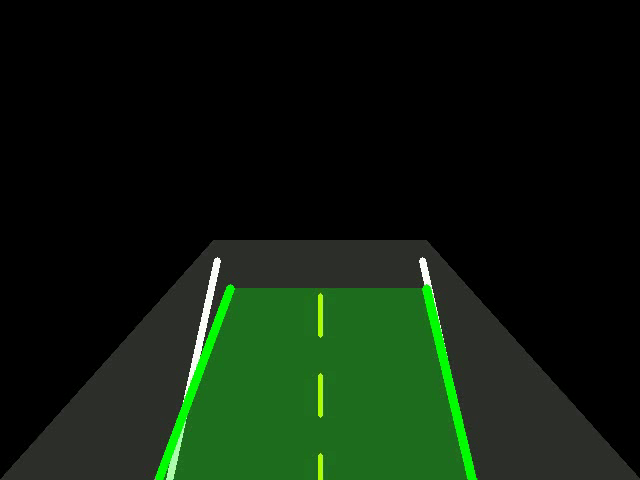
#> input picture frame 15 of output_lanes.avi, 640 x 480 px
$ python deteccion_carriles.py
#> lines starting #> are read from the running program, lines starting #| are printed output that depends on the picture; after the words box and inside, x2 and y2 are one past the last pixel; in counts of white or black regions, pixels touching at a corner belong together
"""
================================================================================
DETECCIÓN DE LÍNEAS DE CARRIL
Dataset: Udacity Self-Driving Car Nanodegree
================================================================================
Proyecto Individual - Fundamentos de la Visión por Computador
Universidad de Deusto
================================================================================
"""

import cv2
import numpy as np
import matplotlib.pyplot as plt
from collections import deque
import os
import time

class LaneDetector:
    """
    Detector de líneas de carril usando técnicas clásicas de visión por computador.

    Pipeline:
    1. Conversión a escala de grises
    2. Suavizado Gaussiano
    3. Detección de bordes (Canny)
    4. Región de Interés (ROI)
    5. Transformada de Hough
    6. Separación izquierda/derecha por pendiente
    7. Regresión lineal
    8. Suavizado temporal
    """

    def __init__(self, buffer_size=10):
        self.left_lines_buffer = deque(maxlen=buffer_size)
        self.right_lines_buffer = deque(maxlen=buffer_size)

        # Parámetros Canny
        self.canny_low = 50
        self.canny_high = 150

        # Parámetros Hough
        self.hough_rho = 2
        self.hough_theta = np.pi/180
        self.hough_threshold = 50
        self.hough_min_line_length = 40
        self.hough_max_line_gap = 100

    def process_frame(self, frame):
        """Procesa un frame completo del video."""
        height, width = frame.shape[:2]

        # 1. Escala de grises
        gray = cv2.cvtColor(frame, cv2.COLOR_BGR2GRAY)

        # 2. Suavizado Gaussiano
        blurred = cv2.GaussianBlur(gray, (5, 5), 0)

        # 3. Detección de bordes Canny
        edges = cv2.Canny(blurred, self.canny_low, self.canny_high)

        # 4. Región de interés (trapecio)
        mask = np.zeros_like(edges)
        vertices = np.array([[
            (int(width * 0.05), height),
            (int(width * 0.45), int(height * 0.6)),
            (int(width * 0.55), int(height * 0.6)),
            (int(width * 0.95), height)
        ]], dtype=np.int32)
        cv2.fillPoly(mask, vertices, 255)
        roi_edges = cv2.bitwise_and(edges, mask)

        # 5. Transformada de Hough
        lines = cv2.HoughLinesP(roi_edges, self.hough_rho, self.hough_theta,
                                self.hough_threshold, minLineLength=self.hough_min_line_length,
                                maxLineGap=self.hough_max_line_gap)

        # 6. Separar líneas izquierda/derecha
        left_lines, right_lines = [], []
        if lines is not None:
            for line in lines:
                x1, y1, x2, y2 = line[0]
                if x2 - x1 == 0:
                    continue
                slope = (y2 - y1) / (x2 - x1)
                if abs(slope) < 0.5:
                    continue
                if slope < 0 and (x1 + x2) / 2 < width / 2:
                    left_lines.append(line[0])
                elif slope > 0 and (x1 + x2) / 2 > width / 2:
                    right_lines.append(line[0])

        # 7. Ajustar líneas por regresión
        left_line = self._fit_line(left_lines, height)
        right_line = self._fit_line(right_lines, height)

        # 8. Suavizado temporal
        left_line = self._average_line(left_line, self.left_lines_buffer)
        right_line = self._average_line(right_line, self.right_lines_buffer)

        # Dibujar resultado
        result = self._draw_lanes(frame.copy(), left_line, right_line)

        return result, edges, roi_edges

    def _fit_line(self, lines, img_height):
        if not lines:
            return None
        points_x, points_y = [], []
        for x1, y1, x2, y2 in lines:
            points_x.extend([x1, x2])
            points_y.extend([y1, y2])
        if len(points_x) < 2:
            return None
        try:
            m, b = np.polyfit(points_x, points_y, 1)
            if m == 0:
                return None
            y_bottom, y_top = img_height, int(img_height * 0.6)
            x_bottom = int((y_bottom - b) / m)
            x_top = int((y_top - b) / m)
            return (x_bottom, y_bottom, x_top, y_top)
        except:
            return None

    def _average_line(self, current_line, buffer):
        if current_line is not None:
            buffer.append(current_line)
        if not buffer:
            return None
        return tuple(np.mean(buffer, axis=0).astype(int))

    def _draw_lanes(self, img, left_line, right_line):
        if left_line:
            cv2.line(img, (left_line[0], left_line[1]), (left_line[2], left_line[3]), (0, 255, 0), 10)
        if right_line:
            cv2.line(img, (right_line[0], right_line[1]), (right_line[2], right_line[3]), (0, 255, 0), 10)
        if left_line and right_line:
            pts = np.array([[left_line[0], left_line[1]], [left_line[2], left_line[3]],
                           [right_line[2], right_line[3]], [right_line[0], right_line[1]]], np.int32)
            overlay = img.copy()
            cv2.fillPoly(overlay, [pts], (0, 255, 0))
            img = cv2.addWeighted(overlay, 0.3, img, 0.7, 0)
        return img

    def reset(self):
        self.left_lines_buffer.clear()
        self.right_lines_buffer.clear()


def visualize_pipeline(frame, save_path='pipeline_visualization.png'):
    """Genera visualización de todas las etapas del pipeline."""
    detector = LaneDetector()
    height, width = frame.shape[:2]

    # Ejecutar cada paso
    gray = cv2.cvtColor(frame, cv2.COLOR_BGR2GRAY)
    blurred = cv2.GaussianBlur(gray, (5, 5), 0)
    edges = cv2.Canny(blurred, 50, 150)

    mask = np.zeros_like(edges)
    vertices = np.array([[
        (int(width * 0.05), height),
        (int(width * 0.45), int(height * 0.6)),
        (int(width * 0.55), int(height * 0.6)),
        (int(width * 0.95), height)
    ]], dtype=np.int32)
    cv2.fillPoly(mask, vertices, 255)
    roi_edges = cv2.bitwise_and(edges, mask)

    # Hough lines visualization
    lines = cv2.HoughLinesP(roi_edges, 2, np.pi/180, 50, minLineLength=40, maxLineGap=100)
    hough_img = np.zeros((height, width, 3), dtype=np.uint8)
    if lines is not None:
        for line in lines:
            x1, y1, x2, y2 = line[0]
            cv2.line(hough_img, (x1, y1), (x2, y2), (0, 255, 0), 2)

    result, _, _ = detector.process_frame(frame)

    # Crear figura
    fig, axes = plt.subplots(2, 4, figsize=(16, 8))
    fig.suptitle('Pipeline de Detección de Líneas de Carril - Dataset Udacity', fontsize=14, fontweight='bold')

    axes[0,0].imshow(cv2.cvtColor(frame, cv2.COLOR_BGR2RGB))
    axes[0,0].set_title('1. Imagen Original')
    axes[0,0].axis('off')

    axes[0,1].imshow(gray, cmap='gray')
    axes[0,1].set_title('2. Escala de Grises')
    axes[0,1].axis('off')

    axes[0,2].imshow(blurred, cmap='gray')
    axes[0,2].set_title('3. Filtro Gaussiano')
    axes[0,2].axis('off')

    axes[0,3].imshow(edges, cmap='gray')
    axes[0,3].set_title('4. Bordes (Canny)')
    axes[0,3].axis('off')

    roi_vis = frame.copy()
    cv2.polylines(roi_vis, vertices, True, (0, 0, 255), 3)
    axes[1,0].imshow(cv2.cvtColor(roi_vis, cv2.COLOR_BGR2RGB))
    axes[1,0].set_title('5. Región de Interés (ROI)')
    axes[1,0].axis('off')

    axes[1,1].imshow(roi_edges, cmap='gray')
    axes[1,1].set_title('6. Bordes en ROI')
    axes[1,1].axis('off')

    axes[1,2].imshow(cv2.cvtColor(hough_img, cv2.COLOR_BGR2RGB))
    axes[1,2].set_title('7. Líneas Hough')
    axes[1,2].axis('off')

    axes[1,3].imshow(cv2.cvtColor(result, cv2.COLOR_BGR2RGB))
    axes[1,3].set_title('8. Resultado Final')
    axes[1,3].axis('off')

    plt.tight_layout()
    plt.savefig(save_path, dpi=150, bbox_inches='tight')
    print(f"Visualización guardada: {save_path}")
    return fig


def analyze_performance(detector, video_path, max_frames=100):
    """Analiza métricas de rendimiento del detector."""
    cap = cv2.VideoCapture(video_path)
    if not cap.isOpened():
        return None

    detector.reset()
    times = []
    detections_left = 0
    detections_right = 0
    total = 0

    while total < max_frames:
        ret, frame = cap.read()
        if not ret:
            break

        start = time.time()
        detector.process_frame(frame)
        times.append(time.time() - start)

        if len(detector.left_lines_buffer) > 0:
            detections_left += 1
        if len(detector.right_lines_buffer) > 0:
            detections_right += 1
        total += 1

    cap.release()

    return {
        'frames': total,
        'avg_time_ms': np.mean(times) * 1000,
        'std_time_ms': np.std(times) * 1000,
        'fps': 1 / np.mean(times),
        'detection_left': (detections_left / total) * 100,
        'detection_right': (detections_right / total) * 100
    }


# [51 lines left out: function process_video, not called in this run]


def main():
    """Función principal."""
    print("=" * 70)
    print("DETECTOR DE LÍNEAS DE CARRIL")
    print("Dataset: Udacity Self-Driving Car Nanodegree")
    print("=" * 70)

    # Buscar videos de Udacity
    udacity_videos = ['solidWhiteRight.mp4', 'solidYellowLeft.mp4', 'challenge.mp4']
    video_path = None

    for v in udacity_videos:
        if os.path.exists(v):
            video_path = v
            print(f"\n✓ Encontrado video de Udacity: {v}")
            break

    # Si no hay videos de Udacity, buscar cualquier video
    if not video_path:
        for f in os.listdir('.'):
            if f.endswith(('.mp4', '.avi', '.mov')):
                video_path = f
                break

    if not video_path:
        print("\n" + "=" * 70)
        print("ERROR: No se encontró ningún video")
        print("=" * 70)
        print("\nPor favor, descarga los videos de Udacity:")
        print("\n1. Ve a: https://github.com/udacity/CarND-LaneLines-P1")
        print("2. Navega a la carpeta 'test_videos'")
        print("3. Descarga: solidWhiteRight.mp4 y/o solidYellowLeft.mp4")
        print("4. Colócalos en la misma carpeta que este script")
        print("5. Ejecuta de nuevo: python deteccion_carriles.py")
        print("\nO descarga directamente:")
        print("  https://github.com/udacity/CarND-LaneLines-P1/raw/master/test_videos/solidWhiteRight.mp4")
        print("  https://github.com/udacity/CarND-LaneLines-P1/raw/master/test_videos/solidYellowLeft.mp4")
        return

    print(f"\nUsando video: {video_path}")

    # Cargar un frame para visualización
    cap = cv2.VideoCapture(video_path)
    ret, frame = cap.read()
#> frame is the input picture: shape (480, 640, 3); mean B, G, R 12.3, 28.5, 13.1
    cap.release()

    if ret:
        print("\n[1/3] Generando visualización del pipeline...")
        visualize_pipeline(frame)
#> in visualize_pipeline, `edges = cv2.Canny(blurred, 50, 150)`:
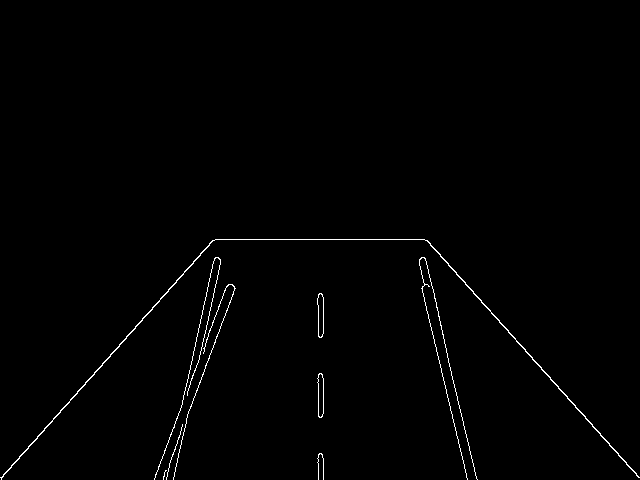
#> edges: shape (480, 640); 0.83% white in thin lines or dots, all inside (x1, y1, x2, y2) = (0, 239, 640, 480)
#> in visualize_pipeline, `cv2.fillPoly(mask, vertices, 255)`:
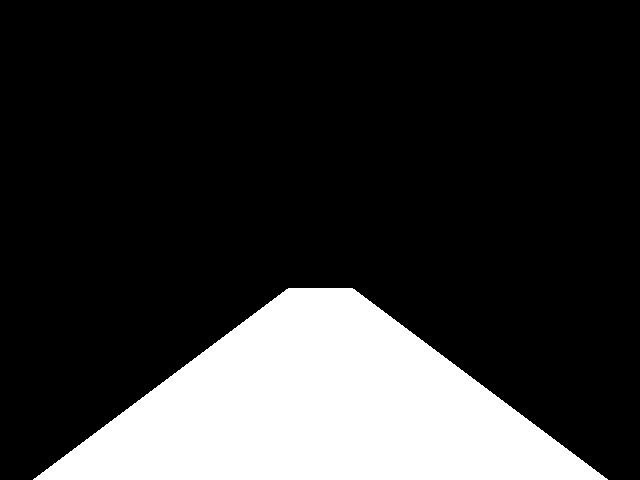
#> mask: shape (480, 640); 20% white; 1 white region, box (x1, y1, x2, y2) and area: (33, 288, 608, 480) 61504
#> in visualize_pipeline, `roi_edges = cv2.bitwise_and(edges, mask)`:
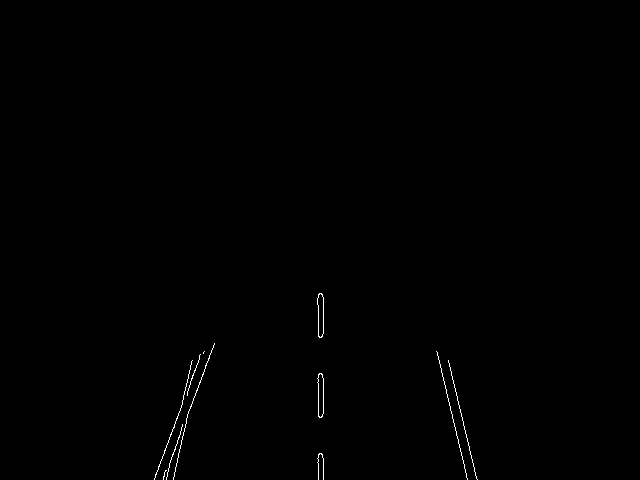
#> roi_edges: shape (480, 640); 0.29% white in thin lines or dots, all inside (x1, y1, x2, y2) = (154, 293, 478, 480)
#> in visualize_pipeline, `lines = cv2.HoughLinesP(roi_edges, 2, np.pi/180, 50, minLineLength=40,..`: lines = [[448, 360, 474, 471], [436, 351, 467, 479], [318, 479, 318, 294], [167, 472, 214, 343], [155, 474, 199, 358], [323, 479, 323, 297], [173, 479, 189, 409], [167, 476, 192, 360]]
#> the loop in visualize_pipeline, `for line in lines:` made 8 passes
#> the loop in process_frame, `for line in lines:` made 8 passes
#> (x1, y1, x2, y2, slope) on passes 1, 2, 4, 5, 7, 8: (448, 360, 474, 471, 4.27), (436, 351, 467, 479, 4.13), (167, 472, 214, 343, -2.74), (155, 474, 199, 358, -2.64), (173, 479, 189, 409, -4.38), (167, 476, 192, 360, -4.64)
#> after the loop in process_frame, `for line in lines:`: left_lines = [[167, 472, 214, 343], [155, 474, 199, 358], [173, 479, 189, 409], [167, 476, 192, 360]]; right_lines = [[448, 360, 474, 471], [436, 351, 467, 479]]
#> the loop in _fit_line, `for x1, y1, x2, y2 in lines:` made 4 passes
#> after the loop in _fit_line, `for x1, y1, x2, y2 in lines:`: points_x = [167, 214, 155, 199, 173, 189, 167, 192]; points_y = [472, 343, 474, 358, 479, 409, 476, 360]
#> in _fit_line, `m, b = np.polyfit(points_x, points_y, 1)`: m = -2.87; b = 943.2
#> in _fit_line, `x_bottom = int((y_bottom - b) / m)`: x_bottom = 161
#> in _fit_line, `x_top = int((y_top - b) / m)`: x_top = 228
#> in process_frame, `left_line = self._fit_line(left_lines, height)`: left_line = (161, 480, 228, 288)
#> the loop in _fit_line (call 2), `for x1, y1, x2, y2 in lines:` made 2 passes
#> in process_frame, `right_line = self._fit_line(right_lines, height)`: right_line = (473, 480, 422, 288)
#> in _draw_lanes, `cv2.line(img, (right_line[0], right_line[1]), (right_line[2], right_li..`:
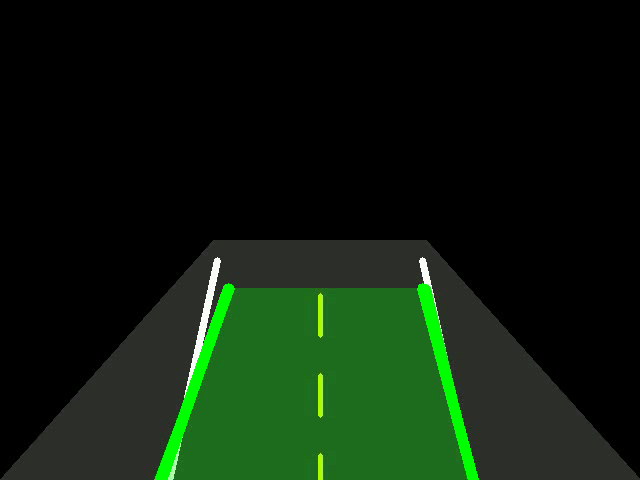
#> img: shape (480, 640, 3); mean of channels 0, 1, 2 12, 29, 12.8; drawn as B, G, R
#> in _draw_lanes, `pts = np.array([[left_line[0], left_line[1]], [left_line[2], left_line..`: pts = [[161, 480], [228, 288], [422, 288], [473, 480]]
#> in _draw_lanes, `cv2.fillPoly(overlay, [pts], (0, 255, 0))`:
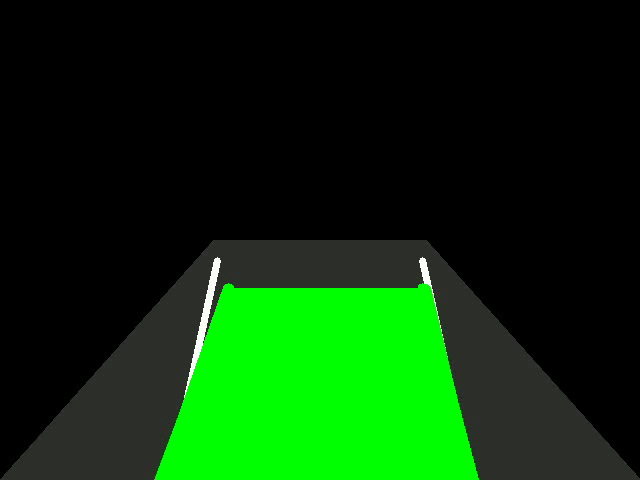
#> overlay: shape (480, 640, 3); 15.07% of pixels changed, all inside (x1, y1, x2, y2) = (168, 288, 468, 480); drawn as B, G, R
#> in visualize_pipeline, `cv2.polylines(roi_vis, vertices, True, (0, 0, 255), 3)`:
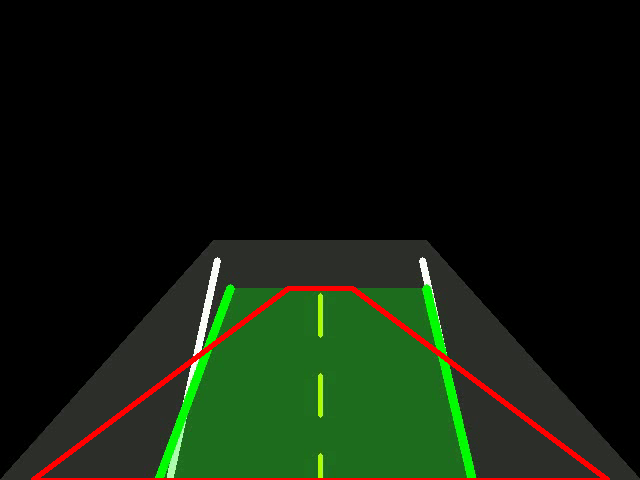
#> roi_vis: shape (480, 640, 3); 1.59% of pixels changed, all inside (x1, y1, x2, y2) = (31, 286, 610, 480)
#> in visualize_pipeline, `plt.savefig(save_path, dpi=150, bbox_inches='tight')`:
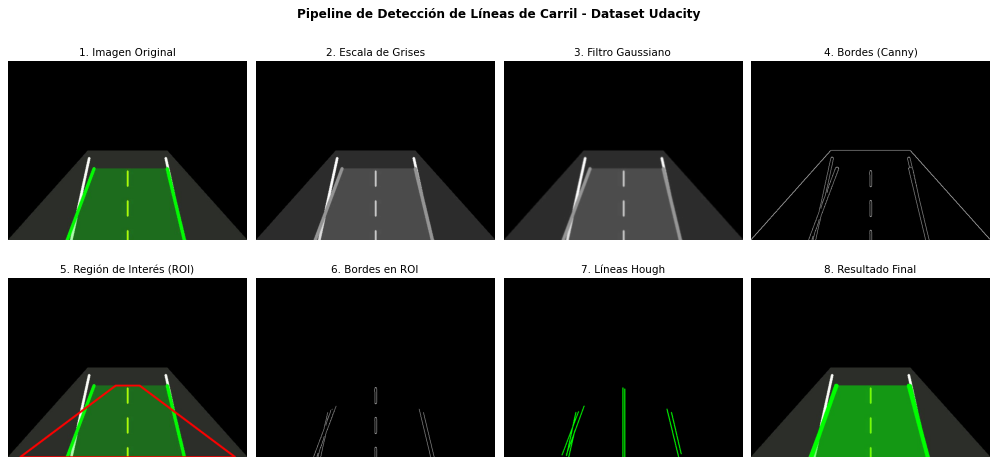
#> figure drawn by matplotlib, 8 panels

        print("\n[2/3] Analizando rendimiento...")
        detector = LaneDetector()
        metrics = analyze_performance(detector, video_path)
#> the loop in process_frame (call 2), `for line in lines:` made 8 passes

        if metrics:
            print("\n" + "=" * 50)
            print("MÉTRICAS DE RENDIMIENTO")
            print("=" * 50)
            print(f"  Frames analizados:        {metrics['frames']}")
            print(f"  Tiempo por frame:         {metrics['avg_time_ms']:.2f} ± {metrics['std_time_ms']:.2f} ms")
            print(f"  FPS procesamiento:        {metrics['fps']:.1f}")
            print(f"  Detección línea izq:      {metrics['detection_left']:.1f}%")
            print(f"  Detección línea der:      {metrics['detection_right']:.1f}%")
            print("=" * 50)

        print("\n[3/3] Procesando video completo...")
        output_name = 'output_' + os.path.basename(video_path).replace('.mp4', '.avi')
        process_video(video_path, output_name)

    print("\n" + "=" * 70)
    print("¡PROCESAMIENTO COMPLETADO!")
    print("=" * 70)


if __name__ == "__main__":
    main()

$ run again, starting later in the video
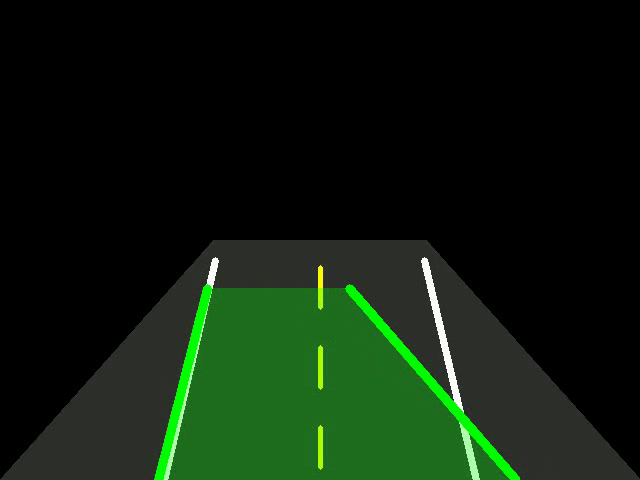
#> input picture frame 67 of output_lanes.avi, 640 x 480 px
#> in main, frame is the input picture: shape (480, 640, 3); mean B, G, R 12.7, 29.1, 13.5
#> edges: shape (480, 640); 1% white in thin lines or dots, all inside (x1, y1, x2, y2) = (0, 239, 640, 480)
#> mask: shape (480, 640); 20% white; 1 white region, box (x1, y1, x2, y2) and area: (33, 288, 608, 480) 61504
#> roi_edges: shape (480, 640); 0.48% white in thin lines or dots, all inside (x1, y1, x2, y2) = (154, 288, 521, 480)
#> in visualize_pipeline, `lines = cv2.HoughLinesP(roi_edges, 2, np.pi/180, 50, minLineLength=40,..`: lines = [[346, 292, 506, 476], [361, 295, 519, 476], [163, 479, 193, 359], [168, 479, 197, 356], [323, 465, 323, 288], [443, 356, 469, 468], [457, 386, 479, 478], [163, 441, 182, 367], [318, 468, 318, 295], [344, 288, 509, 478], [358, 292, 519, 477]]
#> the loop in visualize_pipeline, `for line in lines:` made 11 passes
#> after the loop in visualize_pipeline, `for line in lines:`:
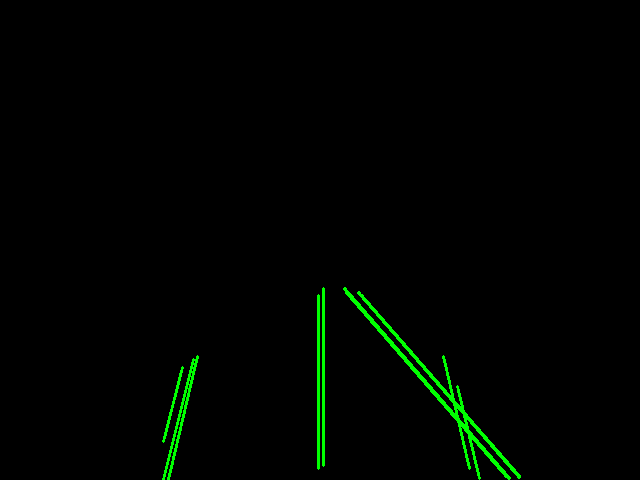
#> hough_img: shape (480, 640, 3); mean of channels 0, 1, 2 0, 3.7, 0; drawn as B, G, R
#> the loop in process_frame, `for line in lines:` made 11 passes
#> (x1, y1, x2, y2, slope) on passes 1, 2, 3, 4, 6, 7, 8, 10: (346, 292, 506, 476, 1.15), (361, 295, 519, 476, 1.15), (163, 479, 193, 359, -4), (168, 479, 197, 356, -4.24), (443, 356, 469, 468, 4.31), (457, 386, 479, 478, 4.18), (163, 441, 182, 367, -3.89), (344, 288, 509, 478, 1.15)
#> after the loop in process_frame, `for line in lines:`: left_lines = [[163, 479, 193, 359], [168, 479, 197, 356], [163, 441, 182, 367]]; right_lines = [[346, 292, 506, 476], [361, 295, 519, 476], [443, 356, 469, 468], [457, 386, 479, 478], [344, 288, 509, 478], [358, 292, 519, 477]]
#> the loop in _fit_line, `for x1, y1, x2, y2 in lines:` made 3 passes
#> after the loop in _fit_line, `for x1, y1, x2, y2 in lines:`: points_x = [163, 193, 168, 197, 163, 182]; points_y = [479, 359, 479, 356, 441, 367]
#> m = -3.6; b = 1053.3
#> x_bottom = 159
#> x_top = 212
#> left_line = (159, 480, 212, 288)
#> the loop in _fit_line (call 2), `for x1, y1, x2, y2 in lines:` made 6 passes
#> right_line = (512, 480, 350, 288)
#> pts = [[159, 480], [212, 288], [350, 288], [512, 480]]
#> overlay: shape (480, 640, 3); mean of channels 0, 1, 2 7.9, 50.4, 8.5
#> in visualize_pipeline, `cv2.polylines(roi_vis, vertices, True, (0, 0, 255), 3)`:
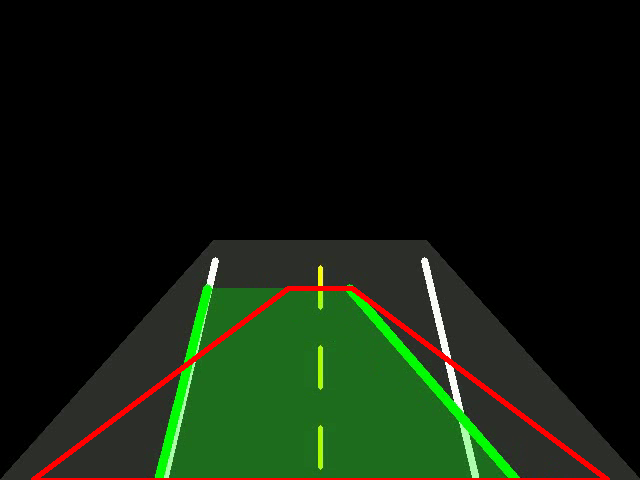
#> roi_vis: shape (480, 640, 3); 1.59% of pixels changed, all inside (x1, y1, x2, y2) = (31, 286, 610, 480)
#> the loop in process_frame (call 2), `for line in lines:` made 11 passes
